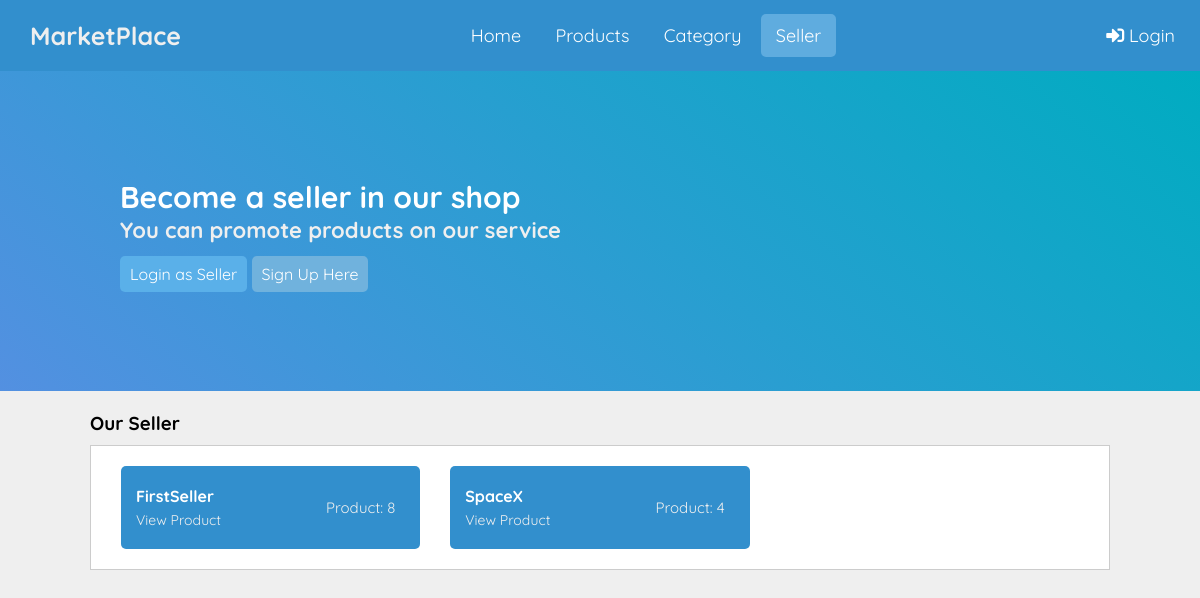
Screenshot of /seller.php with the database file from the repository.
### tables this page shows
CREATE TABLE `tb_seller` (
  `id_seller` int(11) NOT NULL,
  `companyName` varchar(100) DEFAULT NULL,
  `username` varchar(100) DEFAULT NULL,
  `password` varchar(100) DEFAULT NULL,
  `noTelp` varchar(50) DEFAULT NULL,
  `status` tinyint(1) DEFAULT NULL,
  `createdAt` datetime NOT NULL DEFAULT current_timestamp()
);

### seller.php (the view, shortened to what this page needs)
<!DOCTYPE html>
<html lang="en">
<head>
    <link rel="stylesheet" href="styles/style.css">
    <link rel="stylesheet" href="https://use.fontawesome.com/releases/v5.7.0/css/all.css">
    <link href='https://netdna.bootstrapcdn.com/font-awesome/4.0.3/css/font-awesome.css' rel='stylesheet' type='text/css'/>
    <link rel="stylesheet" href="https://use.fontawesome.com/releases/v5.7.0/css/all.css">
</head>
<body>
    <?php include "./partials/navbar.php" ?>
    <header>
        <div class="container-80">
            <div class="title">Become a seller in our shop</div>
            <div class="sub-title">You can promote products on our service</div>
            <a class="btn-title" href="./login/login-seller.php">Login as Seller</a>
            <a class="btn-title b10" href="register-seller.php">Sign Up Here</a>
        </div>
    </header>
    <main>
        <div class="section">
            <div class="container">
                <h3>Our Seller</h3>
                <div class="box">
                    <?php
                        $mysql = mysqli_query($conn, "SELECT COUNT(id_produk) as Jmlh, tb_seller.companyName, tb_seller.id_seller
                        FROM tb_seller LEFT JOIN tb_produk USING(id_seller)
                        WHERE tb_seller.status = 1
                        GROUP BY id_seller HAVING Jmlh > 0
                        ORDER BY `Jmlh` DESC;");
                        if(mysqli_num_rows($mysql)){
                            while($a = mysqli_fetch_array($mysql)){
                    ?>
                    <div class="col-3">
                        <div class="card-2">
                            <div class="card-2-grid">
                                <div class="card-2-title">
                                    <h4><?= $a['companyName'];  ?></h4>
                                    <p onclick="window.location='product.php?seller=<?= $a['id_seller'] ?>'" class="prSeller">View Product</p>
                                </div>
                                <div class="card-2-subtitle">
                                  Product: <?= $a['Jmlh'] ?>
                                </div>
                            </div>
                        </div>
                    </div>
                    <?php }} ?>
                </div>
            </div>
        </div>
    </main>
</body>
</html>

### styles/style.css (style rules this page uses)
* { padding: 0px; margin: 0px; box-sizing: border-box; text-decoration: none; outline: none; font-family: "Quicksand", Arial; scroll-behavior: smooth; }
body { background-color: #efefef; }
.container-80 { width: 80%; margin: 0 auto; }
.container { width: 85%; margin: 0 auto; }
.section { padding: 20px 0px; }
.box { background-color: #fff; border: 1px solid #ccc; padding: 15px; box-sizing: border-box; margin: 10px 0; }
.box::after { content: ""; display: block; clear: both; }
header { background: linear-gradient( 40deg, rgb(83, 144, 225) 0%, rgba(0, 172, 193, 1) 100% ); height: 40vh; display: flex; align-items: center; justify-content: center; }
.col-3 { float: left; padding: 5px; width: 33.33%; }
.title { font-size: 30px; color: #fff; font-weight: bold; }
.sub-title { font-size: 22px; color: #efefef; margin-bottom: 20px; font-weight: bold; }
.btn-title { padding: 8px 10px; background: #5ab0e9; color: #fff; border-radius: 5px; cursor: pointer; }
.card-2 { background-color: #328fcd; margin: auto 10px; padding: 5px; border-radius: 5px; color: #fff; }
.card-2-grid { display: flex; justify-content: space-between; align-items: center; }
.card-2-title { padding: 15px 10px; }
.card-2-subtitle { white-space: nowrap; margin-right: 10px; padding: 15px 10px; font-size: 15px; color: #efefef; }
.prSeller { margin-top: 5px; font-size: 14px; color: #efefef; cursor: pointer; }
.b10 { background: #70b2dd; }

### rows the page displays
tb_seller: companyName "FirstSeller", Jmlh "8"
tb_seller: companyName "SpaceX", Jmlh "4"
